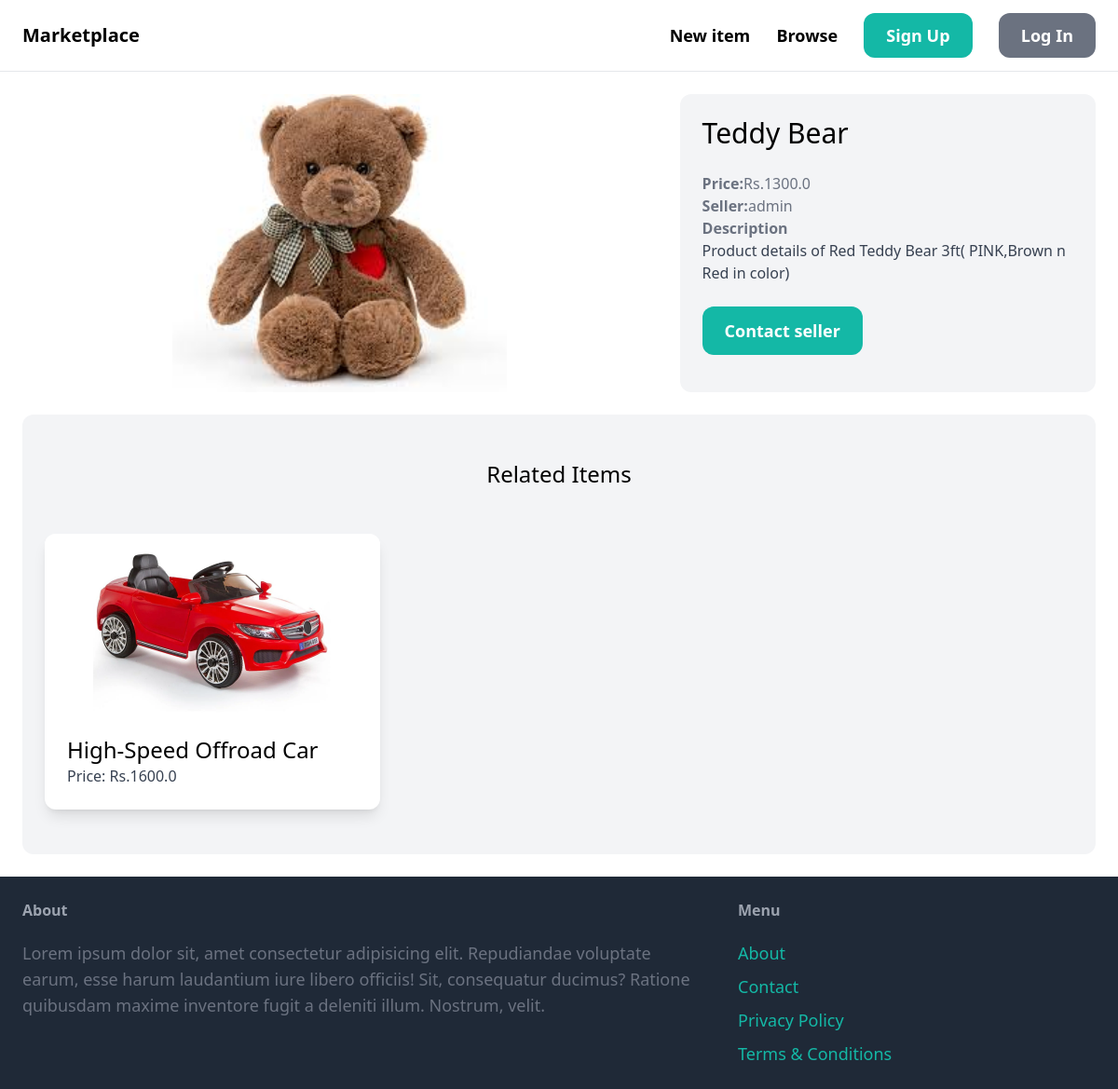
Page /items/1/ on the committed database.
### item/models.py (models this page shows, shortened)
class Item(models.Model):
    category = models.ForeignKey(Category,related_name='items',on_delete=models.CASCADE)
    name= models.CharField(max_length=255)
    description = models.TextField(blank=True, null=True)
    price = models.FloatField()
    image = models.ImageField(blank=True,upload_to='item_images', null=True)
    is_sold = models.BooleanField(default=False)
    created_by = models.ForeignKey(User, related_name='items',on_delete=models.CASCADE)
    created_at = models.DateTimeField(auto_now_add= True)

### item/views.py (the view)
# urls.py: path('<int:pk>/',views.detail,name='detail'),
def detail(request, pk):
    item = get_object_or_404(Item, pk=pk)
    related_items = Item.objects.filter(category=item.category).exclude(pk=pk)[:6]
    return render(request, 'item/detail.html', {
        'item': item,
        'related_items': related_items
    })

### item/templates/item/detail.html (shortened to what this page needs)
{% extends "core/base.html" %}
{% block content %}
<div class="grid grid-cols-5 gap-6">
    <div class="col-span-3">
        <div class="h-80 flex bg-white rounded-xl">
            <img src="{{item.image.url}}" alt="{{item.name}}" class="object-contain w-full h-full">
        </div>
    </div>
    <div class="col-span-2 p-6 bg-gray-100 rounded-xl">
        <h1 class="mb-6 text-3xl">{{item.name}}</h1>
        <p class="text-gray-500"><strong>Price:</strong>Rs.{{item.price}}</p>
        <p class="text-gray-500"><strong>Seller:</strong>{{item.created_by.username }}</p>
        {% if item.description %}
        <p class="text-gray-700">
            <strong class="text-gray-500">Description</strong><br>
            {{item.description}}
        </p>
        {% endif %}
        <a href="#"
            class="inline-block mt-6 px-6 py-3 text-lg font-semibold bg-teal-500 text-white hover:bg-teal-700 rounded-xl">Contact
            seller</a>
    </div>
</div>
<div class="mt-6 px-6 py-12 bg-gray-100 rounded-xl">
    <h2 class="mb-12 text-2xl text-center">Related Items</h2>
    <div class="grid grid-cols-3 gap-3">
        {% for item in related_items %}
        <div class="flex flex-col justify-between rounded-xl overflow-hidden bg-white shadow-lg">
            <a href="{% url 'item:detail' item.id %}" class="flex flex-col">
                <div class="bg-white flex items-center justify-center w-full h-48">
                    <img src="{{ item.image.url }}" alt="{{ item.name }}" class="object-contain h-full">
                </div>
                <div class="p-6">
                    <h2 class="text-2xl">{{ item.name }}</h2>
                    <p class="text-gray-700">Price: Rs.{{ item.price }}</p>
                </div>
            </a>
        </div>
        {% endfor %}
    </div>
</div>
{% endblock %}

### rows in the picture
Item: image (picture), name "Teddy Bear", price "1300.0", created_by.username "admin", description "Product details of Red Teddy Bear 3ft( PINK,Brown n Red in color)"
Item: image (picture), name "High-Speed Offroad Car", price "1600.0"
